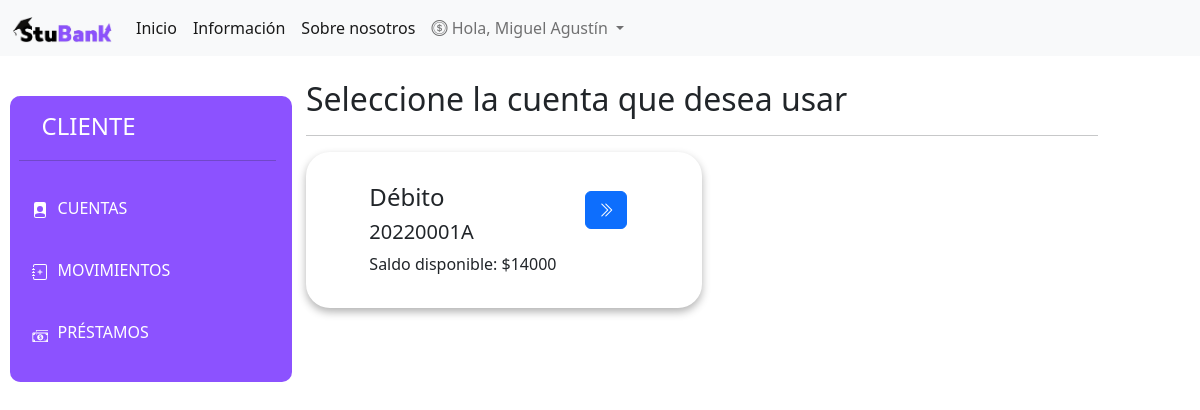
Screenshot of /cliente/seCuPa.php (signed in) with the database file from the repository.
### tables this page shows
CREATE TABLE `cuentas` (
  `id_cuenta` int(11) NOT NULL,
  `nCliente` varchar(9) NOT NULL,
  `cuenta` varchar(10) NOT NULL,
  `tipo` varchar(1) NOT NULL,
  `titulo` varchar(20) NOT NULL,
  `saldo` double NOT NULL DEFAULT 0
);

### cliente/seCuPa.php (the view, shortened to what this page needs)
<?php
    $cuenta = $_SESSION['cuenta'];
    include('../view/conexion.php');
    $obtencion = "SELECT * FROM cuentas WHERE nCliente = '$cuenta' AND tipo != 'B' AND tipo != 'C' AND tipo != 'D'";
    $resultado = mysqli_query($mysqli, $obtencion);
    $cuentas = $resultado->fetch_all(MYSQLI_ASSOC);
?>
<!DOCTYPE html>
<html lang="es">
<head>
    <link rel="stylesheet" href="../src/css/menu.css">
    <link rel="stylesheet" href="../src/css/ficha.css">
    <link href="https://cdn.jsdelivr.net/npm/bootstrap@5.2.0/dist/css/bootstrap.min.css" rel="stylesheet">
    <link rel="stylesheet" href="https://cdn.jsdelivr.net/npm/bootstrap-icons@1.9.1/font/bootstrap-icons.css">
</head>
<header>
    <?php include('../view/navbar.php'); ?>
</header>
<body>
    <div class="row">
        <?php include('menu.php'); ?>
        <div class="col-md-8">
            <h2>Seleccione la cuenta que desea usar</h2><hr>
                <?php foreach($cuentas as $cu):?>
                    <div class="cuenta-btn" style="width:50%;">
                        <div class="row" style="width: 100%;">
                                <div style="width: 80%;">
                                    <h4><?=$cu['titulo']?></h4>
                                    <h5><?=$cu['cuenta']?></h5>
                                    Saldo disponible: $<?=$cu['saldo']?>
                                </div>
                                <div style="width: 20%;">
                                    <a href="formPagos.php?cl=<?=$cu['cuenta']?>" class="btn btn-primary mt-2" type="submit"><i class="bi bi-chevron-double-right"></i></a>
                                </div>
                        </div>
                    </div>
                <?php endforeach;?>
        </div>
    </div>
</body>
</html>

### src/css/ficha.css (style rules this page uses)
.cuenta-btn { box-shadow: 0 4px 8px 0 rgba(0, 0, 0, 0.3); transition: 0.3s; padding: 4% 8% 4% 8%; margin: 1rem 0 1rem 0; border-radius: 1.5rem; width: fit-content; }

### rows the page displays
cuentas: titulo "Débito", cuenta "20220001A", saldo "14000"

### other values shown
$nombre "Miguel Agustín"
